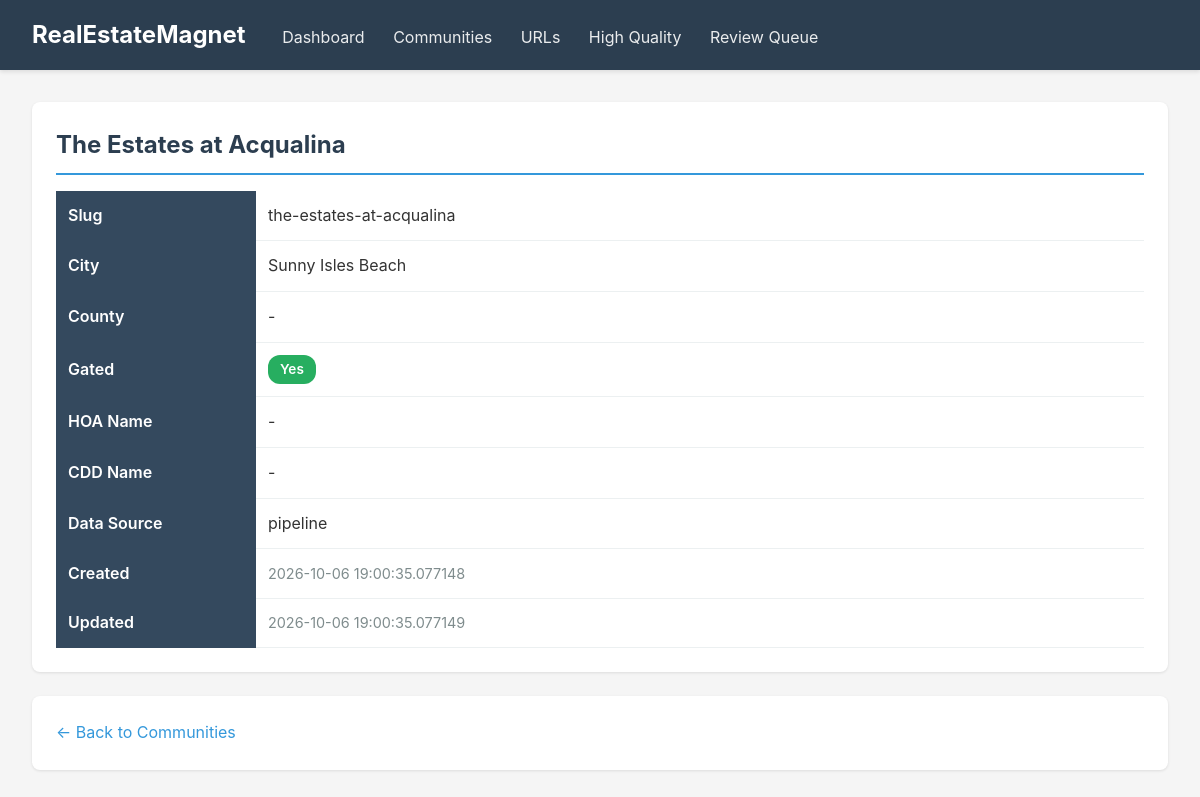
The page /communities/the-estates-at-acqualina on the database as committed earlier.
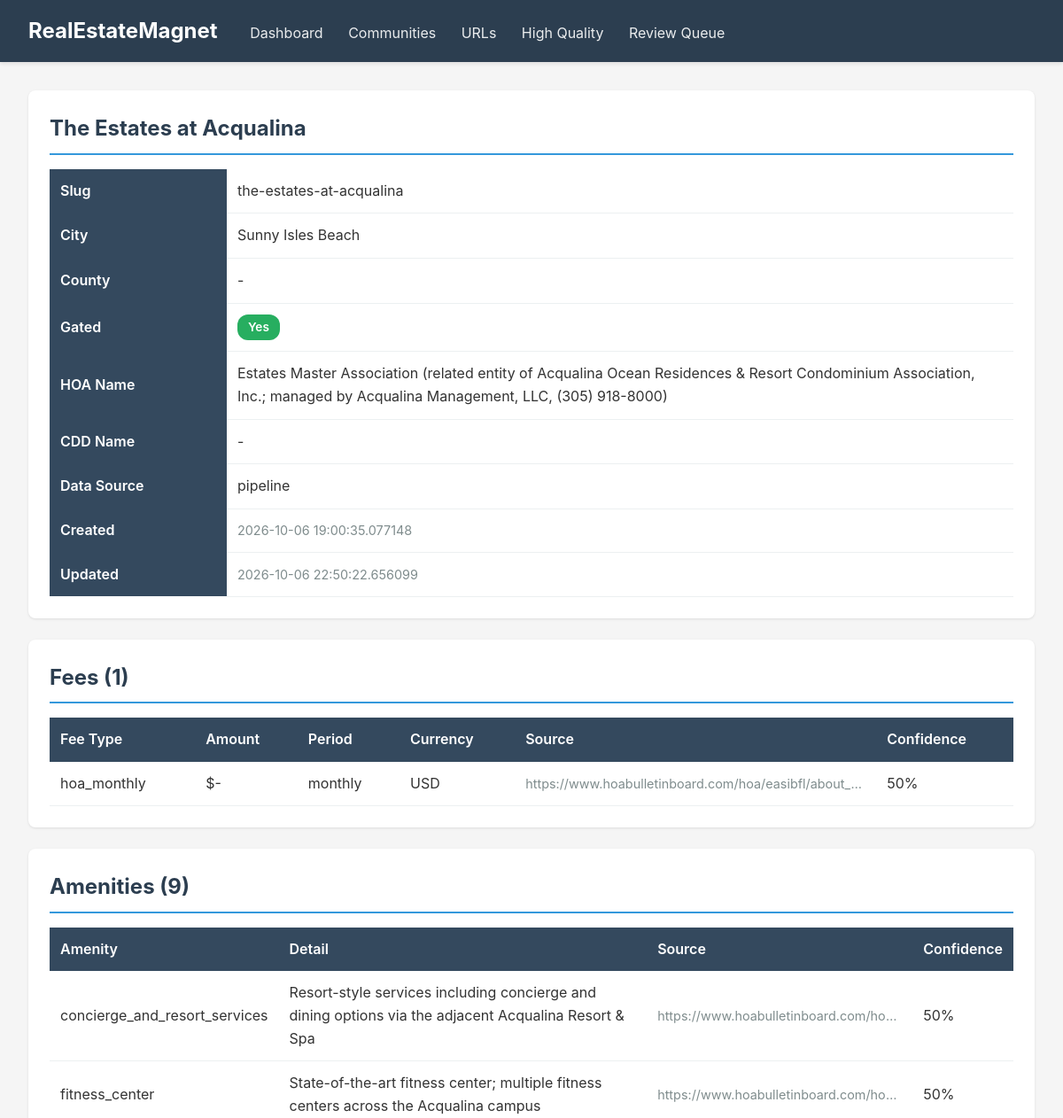
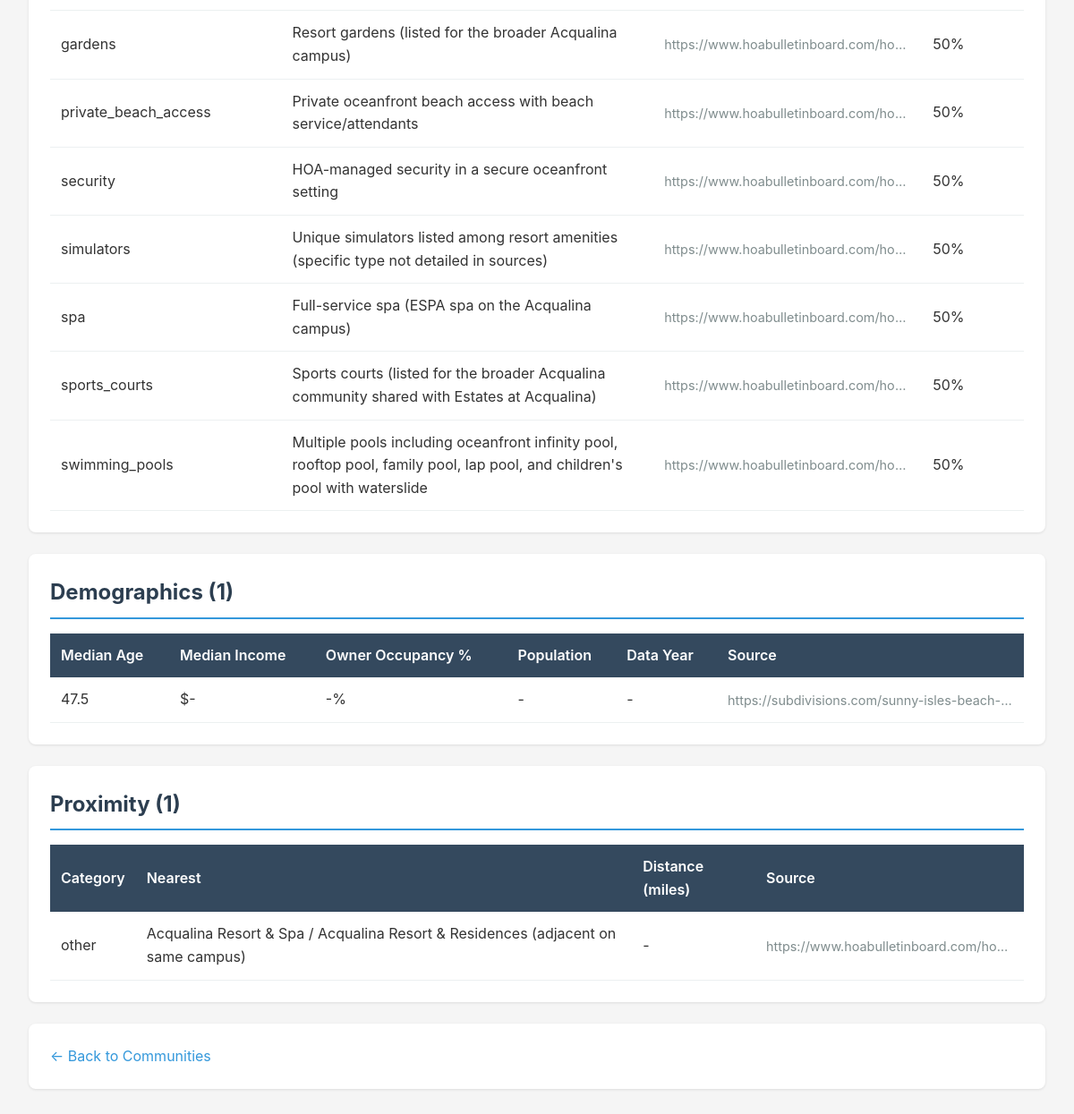
The same page on the database as committed later (2 pictures, top to bottom).
### tables this page shows
CREATE TABLE communities (
	id VARCHAR(36) NOT NULL, 
	name VARCHAR(255) NOT NULL, 
	slug VARCHAR(255) NOT NULL, 
	county_fips VARCHAR(10), 
	city VARCHAR(100), 
	hoa_name VARCHAR(255), 
	cdd_name VARCHAR(255), 
	is_gated BOOLEAN, 
	latitude FLOAT, 
	longitude FLOAT, 
	overview TEXT, 
	notes TEXT, 
	data_source VARCHAR(50), 
	created_at DATETIME, 
	updated_at DATETIME, 
	PRIMARY KEY (id)
);

CREATE TABLE community_fees (
	id INTEGER NOT NULL, 
	community_slug VARCHAR(255) NOT NULL, 
	fee_type VARCHAR(50) NOT NULL, 
	amount FLOAT, 
	period VARCHAR(20), 
	currency VARCHAR(10), 
	source_url TEXT, 
	retrieved_at DATETIME, 
	confidence FLOAT, 
	note TEXT, 
	PRIMARY KEY (id), 
	FOREIGN KEY(community_slug) REFERENCES communities (slug)
);

CREATE TABLE community_amenities (
	id INTEGER NOT NULL, 
	community_slug VARCHAR(255) NOT NULL, 
	amenity VARCHAR(100) NOT NULL, 
	detail TEXT, 
	source_url TEXT, 
	retrieved_at DATETIME, 
	confidence FLOAT, 
	PRIMARY KEY (id), 
	FOREIGN KEY(community_slug) REFERENCES communities (slug)
);

CREATE TABLE community_demographics (
	id INTEGER NOT NULL, 
	community_slug VARCHAR(255) NOT NULL, 
	median_age FLOAT, 
	median_household_income FLOAT, 
	owner_occupancy_pct FLOAT, 
	population INTEGER, 
	data_year INTEGER, 
	geography_level VARCHAR(50), 
	source_url TEXT, 
	retrieved_at DATETIME, 
	confidence FLOAT, 
	PRIMARY KEY (id), 
	FOREIGN KEY(community_slug) REFERENCES communities (slug)
);

CREATE TABLE proximity_metrics (
	id INTEGER NOT NULL, 
	community_slug VARCHAR(255) NOT NULL, 
	category VARCHAR(50) NOT NULL, 
	nearest_name VARCHAR(255), 
	distance_miles FLOAT, 
	source_url TEXT, 
	retrieved_at DATETIME, 
	confidence FLOAT, 
	PRIMARY KEY (id), 
	FOREIGN KEY(community_slug) REFERENCES communities (slug)
);

### modules/web/viewer.py (the view)
@app.get("/communities/{slug}", response_class=HTMLResponse)
async def community_detail(request: Request, slug: str):
    conn = get_db()
    cursor = conn.cursor()
    cursor.execute("""
        SELECT * FROM communities WHERE slug = ?
    """, (slug,))
    community = cursor.fetchone()
    if not community:
        conn.close()
        return HTMLResponse("<h1>Community not found</h1>", status_code=404)
    cursor.execute("""
        SELECT * FROM community_fees
        WHERE community_slug = ?
        ORDER BY fee_type
    """, (slug,))
    fees = cursor.fetchall()
    cursor.execute("""
        SELECT * FROM community_amenities
        WHERE community_slug = ?
        ORDER BY amenity
    """, (slug,))
    amenities = cursor.fetchall()
    cursor.execute("""
        SELECT * FROM community_demographics
        WHERE community_slug = ?
    """, (slug,))
    demographics = cursor.fetchall()
    cursor.execute("""
        SELECT * FROM proximity_metrics
        WHERE community_slug = ?
        ORDER BY category
    """, (slug,))
    proximity = cursor.fetchall()
    try:
        cursor.execute("""
            SELECT url, status, data_quality_score, data_types_found,
                   has_community_data, discovered_at
            FROM source_urls
            WHERE community_slug = ?
            ORDER BY data_quality_score DESC
        """, (slug,))
        source_urls = cursor.fetchall()
    except sqlite3.OperationalError:
        source_urls = []
    conn.close()
    return templates.TemplateResponse(
        request,
        "community_detail.html",
        {
            "community": community,
            "fees": fees,
            "amenities": amenities,
            "demographics": demographics,
            "proximity": proximity,
            "source_urls": source_urls,
        }
    )

### modules/web/templates/community_detail.html (shortened to what this page needs)
{% extends "base.html" %}
{% block content %}
<div class="card">
    <h2>{{ community.name }}</h2>
    <table>
        <tbody>
            <tr>
                <th style="width: 200px;">Slug</th>
                <td>{{ community.slug }}</td>
            </tr>
            <tr>
                <th>City</th>
                <td>{{ community.city or '-' }}</td>
            </tr>
            <tr>
                <th>County</th>
                <td>{{ community.county_fips or '-' }}</td>
            </tr>
            <tr>
                <th>Gated</th>
                <td>
                    {% if community.is_gated %}
                    <span class="badge badge-success">Yes</span>
                    {% else %}
                    <span class="badge badge-warning">No</span>
                    {% endif %}
                </td>
            </tr>
            <tr>
                <th>HOA Name</th>
                <td>{{ community.hoa_name or '-' }}</td>
            </tr>
            <tr>
                <th>CDD Name</th>
                <td>{{ community.cdd_name or '-' }}</td>
            </tr>
            <tr>
                <th>Data Source</th>
                <td>{{ community.data_source }}</td>
            </tr>
            <tr>
                <th>Created</th>
                <td class="text-muted text-small">{{ community.created_at }}</td>
            </tr>
            <tr>
                <th>Updated</th>
                <td class="text-muted text-small">{{ community.updated_at }}</td>
            </tr>
        </tbody>
    </table>
</div>
{% if fees %}
<div class="card">
    <h2>Fees ({{ fees|length }})</h2>
    <table>
        <thead>
            <tr>
                <th>Fee Type</th>
                <th>Amount</th>
                <th>Period</th>
                <th>Currency</th>
                <th>Source</th>
                <th>Confidence</th>
            </tr>
        </thead>
        <tbody>
            {% for fee in fees %}
            <tr>
                <td>{{ fee.fee_type }}</td>
                <td>${{ "%.2f"|format(fee.amount) if fee.amount else '-' }}</td>
                <td>{{ fee.period or '-' }}</td>
                <td>{{ fee.currency }}</td>
                <td class="text-muted text-small truncate">{{ fee.source_url }}</td>
                <td>{{ "%.0f"|format(fee.confidence * 100) }}%</td>
            </tr>
            {% endfor %}
        </tbody>
    </table>
</div>
{% endif %}
{% if amenities %}
<div class="card">
    <h2>Amenities ({{ amenities|length }})</h2>
    <table>
        <thead>
            <tr>
                <th>Amenity</th>
                <th>Detail</th>
                <th>Source</th>
                <th>Confidence</th>
            </tr>
        </thead>
        <tbody>
            {% for amenity in amenities %}
            <tr>
                <td>{{ amenity.amenity }}</td>
                <td>{{ amenity.detail or '-' }}</td>
                <td class="text-muted text-small truncate">{{ amenity.source_url }}</td>
                <td>{{ "%.0f"|format(amenity.confidence * 100) }}%</td>
            </tr>
            {% endfor %}
        </tbody>
    </table>
</div>
{% endif %}
{% if demographics %}
<div class="card">
    <h2>Demographics ({{ demographics|length }})</h2>
    <table>
        <thead>
            <tr>
                <th>Median Age</th>
                <th>Median Income</th>
                <th>Owner Occupancy %</th>
                <th>Population</th>
                <th>Data Year</th>
                <th>Source</th>
            </tr>
        </thead>
        <tbody>
            {% for demo in demographics %}
            <tr>
                <td>{{ demo.median_age or '-' }}</td>
                <td>${{ "{:,.0f}"|format(demo.median_household_income) if demo.median_household_income else '-' }}</td>
                <td>{{ "%.1f"|format(demo.owner_occupancy_pct) if demo.owner_occupancy_pct else '-' }}%</td>
                <td>{{ demo.population or '-' }}</td>
                <td>{{ demo.data_year or '-' }}</td>
                <td class="text-muted text-small truncate">{{ demo.source_url }}</td>
            </tr>
            {% endfor %}
        </tbody>
    </table>
</div>
{% endif %}
{% if proximity %}
<div class="card">
    <h2>Proximity ({{ proximity|length }})</h2>
    <table>
        <thead>
            <tr>
                <th>Category</th>
                <th>Nearest</th>
                <th>Distance (miles)</th>
                <th>Source</th>
            </tr>
        </thead>
        <tbody>
            {% for prox in proximity %}
            <tr>
                <td>{{ prox.category }}</td>
                <td>{{ prox.nearest_name or '-' }}</td>
                <td>{{ "%.2f"|format(prox.distance_miles) if prox.distance_miles else '-' }}</td>
                <td class="text-muted text-small truncate">{{ prox.source_url }}</td>
            </tr>
            {% endfor %}
        </tbody>
    </table>
</div>
{% endif %}
<div class="card">
    <p><a href="/communities">← Back to Communities</a></p>
</div>
{% endblock %}

### modules/web/templates/base.html (shortened to what this page needs)
<!DOCTYPE html>
<html lang="en">
<head>
</head>
<body>
    <nav>
        <h1>RealEstateMagnet</h1>
        <a href="/">Dashboard</a>
        <a href="/communities">Communities</a>
        <a href="/urls">URLs</a>
        <a href="/high-quality">High Quality</a>
        <a href="/review-queue">Review Queue</a>
    </nav>
    <div class="container">
        {% block content %}{% endblock %}
    </div>
</body>
</html>

### modules/web/templates/base.html (style rules this page uses)
* { margin: 0; padding: 0; box-sizing: border-box; }
body { font-family: -apple-system, BlinkMacSystemFont, 'Segoe UI', Roboto, Oxygen, Ubuntu, Cantarell, sans-serif; background: #f5f5f5; color: #333; line-height: 1.6; }
nav { background: #2c3e50; color: white; padding: 1rem 2rem; box-shadow: 0 2px 4px rgba(0,0,0,0.1); }
nav h1 { display: inline-block; font-size: 1.5rem; margin-right: 2rem; }
nav a { color: white; text-decoration: none; margin-right: 1.5rem; opacity: 0.9; transition: opacity 0.2s; }
.container { max-width: 1400px; margin: 2rem auto; padding: 0 2rem; }
.card { background: white; border-radius: 8px; padding: 1.5rem; margin-bottom: 1.5rem; box-shadow: 0 1px 3px rgba(0,0,0,0.1); }
.card h2 { color: #2c3e50; margin-bottom: 1rem; border-bottom: 2px solid #3498db; padding-bottom: 0.5rem; }
table { width: 100%; border-collapse: collapse; margin-top: 1rem; }
th { background: #34495e; color: white; padding: 0.75rem; text-align: left; font-weight: 600; }
td { padding: 0.75rem; border-bottom: 1px solid #ecf0f1; }
a { color: #3498db; text-decoration: none; }
.badge { display: inline-block; padding: 0.25rem 0.75rem; border-radius: 12px; font-size: 0.85rem; font-weight: 600; }
.badge-success { background: #27ae60; color: white; }
.text-muted { color: #7f8c8d; }
.text-small { font-size: 0.9rem; }
.truncate { max-width: 300px; white-space: nowrap; overflow: hidden; text-overflow: ellipsis; }

Rows that differ between the two databases and show on the page:
changed communities "The Estates at Acqualina": hoa_name (not shown) → "Estates Master Association (related entity of Acqualina Ocean Residences & Resort Condominium Association, Inc.; managed by Acqualina Management, LLC, (305) 918-8000)"; updated_at "2026-10-06 19:00:35.077149" → "2026-10-06 22:50:22.656099"
added community_fees: fee_type "hoa_monthly", amount "-", period "monthly", currency "USD", source_url "https://www.hoabulletinboard.com/hoa/easibfl/about_…", fee.confidence*100 "50"
added community_amenities: amenity "concierge_and_resort_services", detail "Resort-style services including concierge and dining options via the adjacent Acqualina Resort & Spa", source_url "https://www.hoabulletinboard.com/ho…", amenity.confidence*100 "50"
added community_amenities: amenity "fitness_center", detail "State-of-the-art fitness center; multiple fitness centers across the Acqualina campus", source_url "https://www.hoabulletinboard.com/ho…", amenity.confidence*100 "50"
added community_amenities: amenity "gardens", detail "Resort gardens (listed for the broader Acqualina campus)", source_url "https://www.hoabulletinboard.com/ho…", amenity.confidence*100 "50"
added community_amenities: amenity "private_beach_access", detail "Private oceanfront beach access with beach service/attendants", source_url "https://www.hoabulletinboard.com/ho…", amenity.confidence*100 "50"
added community_amenities: amenity "security", detail "HOA-managed security in a secure oceanfront setting", source_url "https://www.hoabulletinboard.com/ho…", amenity.confidence*100 "50"
added community_amenities: amenity "simulators", detail "Unique simulators listed among resort amenities (specific type not detailed in sources)", source_url "https://www.hoabulletinboard.com/ho…", amenity.confidence*100 "50"
added community_amenities: amenity "spa", detail "Full-service spa (ESPA spa on the Acqualina campus)", source_url "https://www.hoabulletinboard.com/ho…", amenity.confidence*100 "50"
added community_amenities: amenity "sports_courts", detail "Sports courts (listed for the broader Acqualina community shared with Estates at Acqualina)", source_url "https://www.hoabulletinboard.com/ho…", amenity.confidence*100 "50"
added community_amenities: amenity "swimming_pools", detail "Multiple pools including oceanfront infinity pool, rooftop pool, family pool, lap pool, and children's pool with waterslide", source_url "https://www.hoabulletinboard.com/ho…", amenity.confidence*100 "50"
added community_demographics: median_age "47.5", median_household_income "-", owner_occupancy_pct "-", population "-", data_year "-", source_url "https://subdivisions.com/sunny-isles-beach-…"
added proximity_metrics: category "other", nearest_name "Acqualina Resort & Spa / Acqualina Resort & Residences (adjacent on same campus)", distance_miles "-", source_url "https://www.hoabulletinboard.com/ho…"
Other text that changed with them:
{{ fees|length }}: (not shown) → "1"
{{ amenities|length }}: (not shown) → "9"
{{ demographics|length }}: (not shown) → "1"
{{ proximity|length }}: (not shown) → "1"
{{ community.hoa_name or '-' }}: "-" → (not shown)
text now shown: "Fees ( ) Fee Type Amount Period Currency Source Confidence Amenities ( ) Amenity Detail Source Confidence Demographics ( ) Median Age Median Income Owner Occupancy % Population Data Year Source Proximity ( ) Category Nearest Distance (miles) Source"
